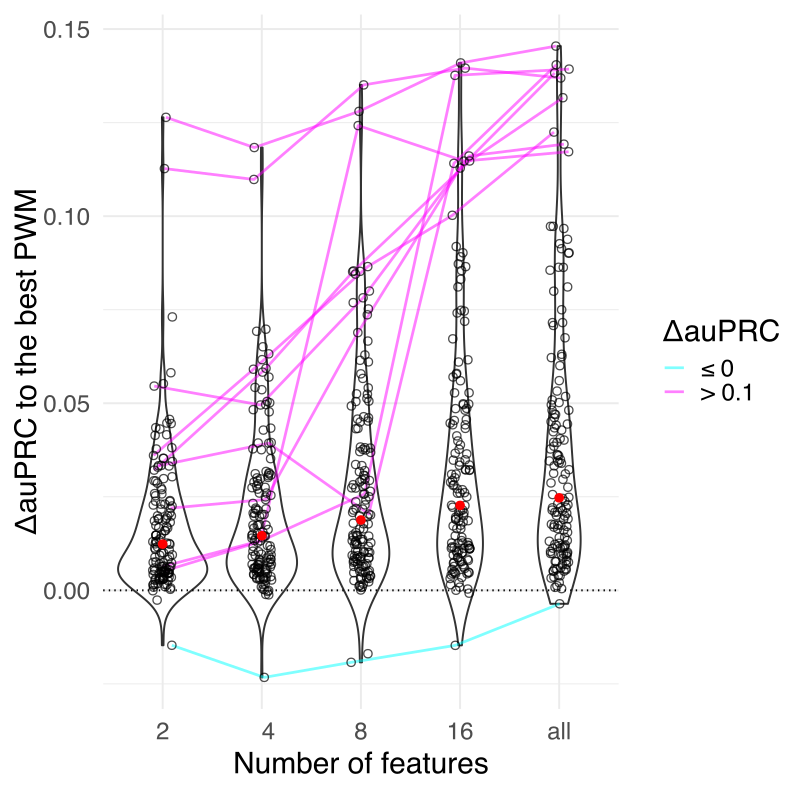

Generate this figure with R:

# Libraries
library(ggplot2)
library(dplyr)
library(hrbrthemes)
library(viridis)
library(ggpubr)
library(ggrepel)
library(gapminder)
library(ggExtra)
library(extrafont)
font_import()


theme_set(theme_get() + theme(text = element_text(family = 'Arial')))


data_summary <- function(x) {
  m <- mean(x)
  ymin <- m-sd(x)
  ymax <- m+sd(x)
  return(c(y=m,ymin=ymin,ymax=ymax))
}

df_violin_CHS <- read.csv("./df_violin_GHTS_pr_15022024.csv")

df_violin_CHS$TF_name <- as.factor(df_violin_CHS$TF_name)

  
library(MASS) 
library(reshape2) 
library(reshape) 



c = df_violin_CHS %>% dplyr::select(c("TF_name", "roc_auc_test_H_PWM", "dLR", "PWM")) %>% 
  dcast(TF_name~PWM, value.var = "dLR") %>% 
  merge(df_violin_CHS, by="TF_name") %>% 
  mutate( n=factor(Count,levels=c(2,4,8,16,"all")) ) %>% 
  dplyr::arrange(TF_name, n) %>% 
  dplyr::group_by(TF_name) %>% 
  mutate(diffc = cut(`all`, c(-Inf, 0, 0.1, Inf))) %>% 
  mutate(diffc_m = replace(diffc, diffc=="(0,0.1]", NA)) %>% 
  ggplot2::ggplot(., aes(y = dLR, x = n)) +
  geom_violin() + 
  geom_path(
    aes(group = TF_name, colour = diffc_m), 
    size = 0.7, alpha = 0.5, 
    position = position_jitter(width = 0.1, seed = 3922)
  ) + 
  
  geom_point(alpha=0.7, shape=21, size=2, position = position_jitter(width = 0.1, seed = 3922), 
             colour = "black") +  
  scale_color_manual(name = "diffc_m",
                     values = c("(-Inf,0]" = "cyan",
                                "(0.1, Inf]" = "magenta"),
                     labels = c("≤ 0", "> 0.1"), na.translate = F)+
  stat_summary(fun.y=median, geom="point", size=2, color="red") +
  
  ylab("ΔauPRC to the best PWM") +
  xlab("Number of features")+
  geom_hline(yintercept = 0, linetype="dotted")+
  theme_minimal(base_size = 21) +
  theme(panel.grid = element_line(size = 0.5)) + 
  guides(color=guide_legend("ΔauPRC"))


c

library(Cairo)

Cairo(file='Figure_S8I_GHTS_PR.pdf', type="pdf", width=200, height=200, units="mm")
c
dev.off()
